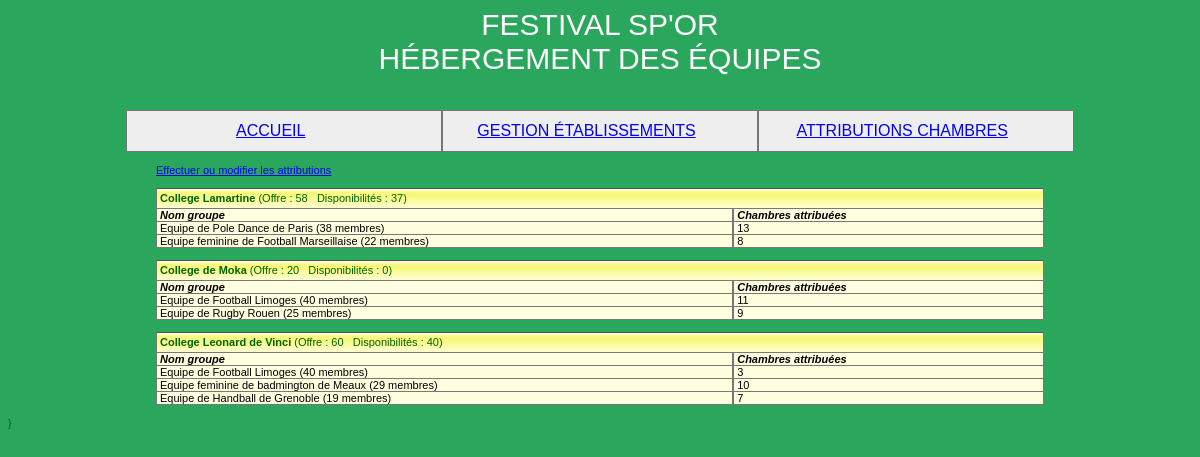
Page /index.php?page=Attribution on the committed database.
### tables this page shows
create table Etablissement 
(id char(8) not null, 
nom varchar(45) not null,
adresseRue varchar(45) not null, 
codePostal char(5) not null, 
ville varchar(35) not null,
tel varchar(13) not null,
adresseElectronique varchar(70),
type tinyint not null,
civiliteResponsable varchar(12) not null,
nomResponsable varchar(25) not null,
prenomResponsable varchar(25),
nombreChambresOffertes integer,
constraint pk_Etablissement primary key(id));

create table Groupe
(id char(4) not null, 
nom varchar(40) not null, 
identiteResponsable varchar(40) default null,
adressePostale varchar(120) default null,
nombrePersonnes integer not null, 
nomPays varchar(40) not null, 
hebergement char(1) not null,
constraint pk_Groupe primary key(id));

create table Attribution
(idEtab char(8) not null, 
idGroupe char(4) not null, 
nombreChambres integer not null,
constraint pk_Attribution primary key(idEtab, idGroupe), 
constraint fk1_Attribution foreign key(idEtab) references Etablissement(id),
constraint fk2_Attribution foreign key(idGroupe) references Groupe(id));

### models/Modele.php (called while the page is built, shortened)
<?php
function afficheAttributions()
{
    require 'vueAttributions.php';
}
function obtenirReqEtablissementsAyantChambresAttribuées()
{
   $req="select distinct id, nom, nombreChambresOffertes from Etablissement,
         Attribution where id = idEtab order by id";
   return $req;
}
function obtenirNbOccup($connexion, $idEtab)
{
   $req="select IFNULL(sum(nombreChambres), 0) as totalChambresOccup from
        Attribution where idEtab='$idEtab'";
   $rsOccup=$connexion->query($req);
   $lgOccup=$rsOccup->fetch(PDO::FETCH_ASSOC);
   return $lgOccup["totalChambresOccup"];
}
function obtenirReqGroupesEtab($id)
{
   $req="select distinct id, nom, nombrePersonnes from Groupe, Attribution where
        Attribution.idGroupe=Groupe.id and idEtab='$id'";
   return $req;
}
function obtenirNbOccupGroupe($connexion, $idEtab, $idGroupe)
{
   $req="select nombreChambres From Attribution where idEtab='$idEtab'
        and idGroupe='$idGroupe'";
   $rsAttribGroupe=$connexion->query($req);
   if ($lgAttribGroupe=$rsAttribGroupe->fetch(PDO::FETCH_ASSOC))
      return $lgAttribGroupe["nombreChambres"];
   else
      return 0;
}
?>

### index.php (called while the page is built)
<?php
require 'controllers/controllers.php';
?>

### vueAttributions.php (the view, shortened to what this page needs)
<?php $nomtitre = 'attributions';
$connexion=getbdd();
if ($nbEtab!=0); ?>
   <table width='75%' cellspacing='0' cellpadding='0' align='center'>
      <tr>
         <td>
            <a href='vueModificationAttributions.php?action=demanderModifAttrib'>Effectuer ou modifier les attributions</a>
         </td>
      </tr>
   </table>
   <br>
   <?php $req=obtenirReqEtablissementsAyantChambresAttribuées();
   $rsEtab= $connexion->query($req);
   $lgEtab=$rsEtab->fetch(PDO::FETCH_ASSOC); ?>
  <?php while($lgEtab!=FALSE):
      $idEtab=$lgEtab['id'];
      $nomEtab=$lgEtab['nom']; ?>
      <table width='75%' cellspacing='0' cellpadding='0' align='center'
      class='tabQuadrille'>
      <?php $nbOffre=$lgEtab["nombreChambresOffertes"];
      $nbOccup=obtenirNbOccup($connexion, $idEtab);
      $nbChLib = $nbOffre - $nbOccup; ?>
      <tr class='enTeteTabQuad'>
         <td colspan='2' align='left'><strong><?=$nomEtab ?></strong>&nbsp;(Offre : <?= $nbOffre?> &nbsp;&nbsp;Disponibilités : <?= $nbChLib?>)
         </td>
      </tr>
      <tr class='ligneTabQuad'>
         <td width='65%' align='left'>
            <i><strong>Nom groupe</strong></i>
         </td>
         <td width='35%' align='left'>
            <i><strong>Chambres attribuées</strong></i>
         </td>
      </tr>
      <?php
      $req=obtenirReqGroupesEtab($idEtab);
      $rsGroupe= $connexion->query($req);
      $lgGroupe=$rsGroupe->fetch(PDO::FETCH_ASSOC);
      while($lgGroupe):
         $idGroupe=$lgGroupe['id'];
         $nomGroupe=$lgGroupe['nom'];
         $nbpers = $lgGroupe['nombrePersonnes'];
         ?>
         <tr class='ligneTabQuad'>
            <td width='65%' align='left'><?=$nomGroupe?> (<?=$nbpers?> membres)</td>
            <?php $nbOccupGroupe=obtenirNbOccupGroupe($connexion, $idEtab, $idGroupe); ?>
            <td width='35%' align='left'><?=$nbOccupGroupe ?> </td>
         </tr>
         <?php $lgGroupe=$rsGroupe->fetch(PDO::FETCH_ASSOC); ?>
      <?php endwhile; ?>
      </table>
      <br>
      <?php $lgEtab=$rsEtab->fetch(PDO::FETCH_ASSOC); ?>
   <?php endwhile;?>
}
<?php $contenu =ob_get_clean(); ?>
<?php echo $contenu; ?>

### css/cssGeneral.css (style rules this page uses)
.basePage { background-color:#2AA75C; color:darkgreen; font:11px Arial, Helvetica, sans-serif; }
td,tr { font:11px Arial, Helvetica, sans-serif; }
table.tabQuadrille td { border-bottom:1px solid #777777; border-right:1px solid #777777; border-left:1px solid #777777; border-top:1px #777777; padding-left:3px; }
tr.enTeteTabQuad { background-image:url('../images/xpBarre.jpg'); height:21px; text-align:center; }
tr.ligneTabQuad { background-color:#FFFFE0; text-align:center; color:black; }

### rows in the picture
etablissement: nom "College Lamartine", nombreChambresOffertes "58", nbChLib "37", id.nombreChambres "13", id.nombreChambres "8"
groupe: nom "Equipe de Pole Dance de Paris", nombrePersonnes "38"
groupe: nom "Equipe feminine de Football Marseillaise", nombrePersonnes "22"
etablissement: nom "College de Moka", nombreChambresOffertes "20", nbChLib "0", id.nombreChambres "11", id.nombreChambres "9"
groupe: nom "Equipe de Football Limoges", nombrePersonnes "40"
groupe: nom "Equipe de Rugby Rouen", nombrePersonnes "25"
etablissement: nom "College Leonard de Vinci", nombreChambresOffertes "60", nbChLib "40", id.nombreChambres "3", id.nombreChambres "10", id.nombreChambres "7"
groupe: nom "Equipe feminine de badmington de Meaux", nombrePersonnes "29"
groupe: nom "Equipe de Handball de Grenoble", nombrePersonnes "19"
